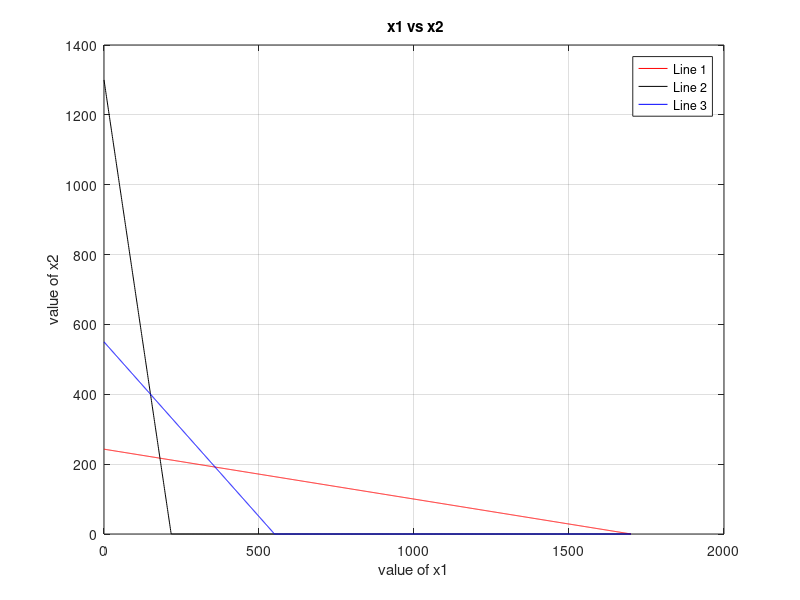

Here is the MATLAB script that generated this plot: (Note: this script raises an error after producing the figure.)
format short
clc;
clear all;



c1 =randi([1,6],1,1);
c2 = randi([3,7],1,1);

A11 =randi([1,2],1,1);
A12 =randi([5,7],1,1);
A21 =randi([5,6],1,1);
A22 =randi([1,2],1,1);
A31 =randi([2,2],1,1);
A32 =randi([2,2],1,1);

b1 =100*randi([15,17],1,1);
b2 =100*randi([10,13],1,1);
b3 =100*randi([9,12],1,1);


fprintf( " solve the LPP using graphical method and find the Optimal Basic Feasible Solution from the graph.\n")
fprintf( " Objective Function is defined as Maximise %.2f x1 +%.2f x2.\n",c1,c2)
fprintf( " Constraints are given by %.2f x1 +%.2f x2 <= %.2f , %.2f x1 +%.2f x2 <= %.2f , %.2f x1 +%.2f x2 <= %.2f and x1,x2>=0.\n",A11,A12,b1,A21,A22,b2,A31,A32,b3)



% Input parameters
C= [c1,c2];       %cost
A= [ A11 A12; A21 A22;A31 A32]; % weights of x1, x2 in each constraint
b = [b1;b2;b3]; % RHS of constraint


y1 = 0:1: max(b);
x21 = (b(1)-A(1,1).*y1)./A(1,2);
x22 = (b(2)-A(2,1).*y1)./A(2,2);
x23 = (b(3)-A(3,1).*y1)./A(3,2);

x21 = max(0,x21);
x22 = max(0,x22);
x23 = max(0,x23);

plot(y1, x21, 'r',y1, x22, 'k',y1, x23, 'b') 
xlabel ('value of x1')
ylabel ('value of x2')
title (' x1 vs x2')
legend ('Line 1' , 'Line 2' , 'Line 3')
grid on

% finding corner points on axes
cx1 = find(y1==0);

c1 = find (x21==0);
Line1 = [y1(:,[c1 cx1]) ; x21(:,[c1 cx1])]';

c2 = find (x22==0);
Line2 = [y1(:,[c2 cx1]) ; x22(:,[c2 cx1])]';

c3 = find (x23==0);
Line3 = [y1(:,[c3 cx1]) ; x23(:,[c3 cx1])]';

corpt = unique([Line1;Line2;Line3;],'rows');

% finding corner points
Corner_Points(3,2) = 0;
arr= [1,2,3,1];
for i= 1:3
    
    A1 = A(arr(i),:);
    b_1 = b(arr(i),:);
    A2 = A(arr(i+1),:);
    b_2 = b(arr(i+1),:);
    
   
        Aa = [A1;A2];
        Bb = [b1;b2];
        New_corner_point = Aa\Bb;
   
    Corner_Points(i,:) = [New_corner_point];
end
    
     All_Corner_Points = [Corner_Points; corpt ]
    
Feasible_Corner_Points = constraint(All_Corner_Points, A11,A12,A21,A22,A31,A32,b1,b2,b3);
Feasible_Corner_Points = unique (Feasible_Corner_Points, 'rows');

for i=1: size(Feasible_Corner_Points,1)
    z(i,:) = sum(Feasible_Corner_Points(i,:).*C);
end

x1_x2_z = [Feasible_Corner_Points z];

[z_val, z_index] = max(z);
optimal_BFS_value = x1_x2_z(z_index,:);

 
 fprintf("\nOptions\n");
Id=["A.","B.","C.","D."];


for i = 1:3
	
    fprintf("%s %f %f \n",Id(i),All_Corner_Points(i,:));
end
    fprintf("%s %f %f \n",Id(4),Feasible_Corner_Points(z_index,:));
 
 fprintf("\n Explanation:\n");
 fprintf(" The graph is generated from the code written above.\n")
 fprintf(" the corner points other than on the axes are calculated from the graph. \n")
 Corner_Points
 fprintf(" feasibilty of these Corner points are checked. \n")
 fprintf(" Optimum value from the feasible corner points including the corner points on the axis is calculated.\n")
 x1_x2_z(z_index,:)
 
function out = constraint(X, A11,A12,A21,A22,A31,A32,b1,b2,b3)

 
    x1 = X(:,1);
    x2 = X(:,2);
   
    cons1 = A11.*x1+ A12.*x2 - b1;   %< sign
    h1 = find (cons1>0);
    X(h1,:)=[] ;
    
    x1 = X(:,1);
    x2 = X(:,2);
    
    cons2 = A21.*x1+ A22.*x2 - b2;   %< sign
    h2 = find (cons2>0);
    X(h2,:)=[] ;
    
    x1 = X(:,1);
    x2 = X(:,2);
    
    
    cons3 = A31.*x1+ A32.*x2 - b3;   %< sign
    h3 = find (cons3>0);
    X(h3,:)=[] ;
    
out =X;
end


